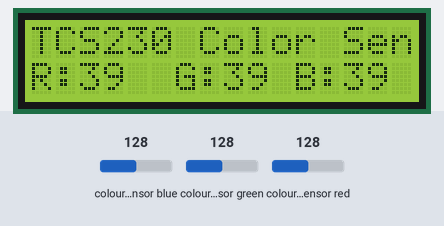
Bench run of a sketch on a simulated Arduino Uno, built with avr-gcc and run on an emulated ATmega328P. Parts: 16×2 character LCD. Wiring (inferred from the names in the program): TCS3200 colour sensor: output pin 8; S2 pin 7; S3 pin 6; S0 pin 5; S1 pin 4. The inputs (shaded band) are chosen by the test bench; at power-on: colour sensor blue 128, colour sensor green 128, colour sensor red 128. What the sketch prints to the serial monitor is not drawn.

Above: at 1.2 s.
1.3 s: colour sensor blue set to 5
At 3.2 s:
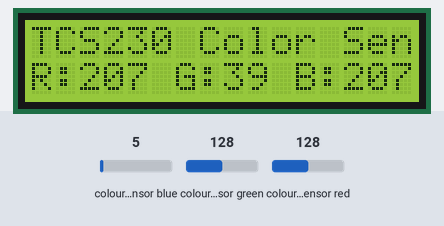
3.7 s: colour sensor green set to 5
At 4.8 s:
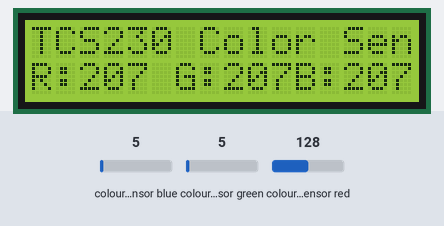
5.8 s: colour sensor blue set to 64
At 7.6 s:
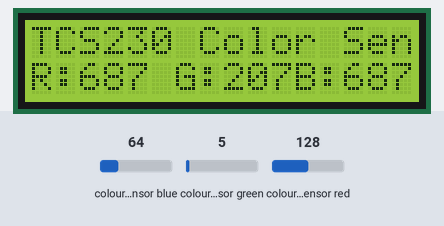
7.9 s: colour sensor green set to 64
At 9.1 s:
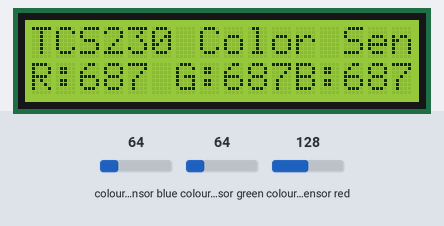
Timing chart, 0 to 10.9 s (numbered marks = the images above; inputs shaded):
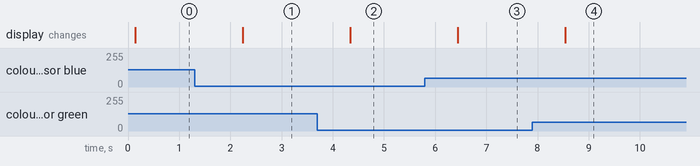

The sketch:

colour.ino
```cpp
/*Colour sensor detecting colours and displayed using 3 colour frequencies  */

#include<LiquidCrystal_I2C.h>
  #include<Wire.h>
  LiquidCrystal_I2C lcd(0x27,16,2);
  const int S0 = 5;
  const int S1 = 4;
  const int S2 = 7;
  const int S3 = 6;
  const int sensorOut = 8;
  int redFrequency = 0;
  int greenFrequency = 0;
  int blueFrequency = 0;
  void setup() {
  lcd.init();
  lcd.backlight();
  lcd.setCursor(0,0);
  lcd.print("Hello world");
  Serial.begin(9600);
  pinMode(S0, OUTPUT);
  pinMode(S1, OUTPUT);
  pinMode(S2, OUTPUT);
  pinMode(S3, OUTPUT);
  pinMode(sensorOut, INPUT);
  digitalWrite(S0,HIGH);
  digitalWrite(S1,LOW);
  digitalWrite(S2,LOW);
  digitalWrite(S3,LOW);
  Serial.println("TCS230 Color Sensor Test");
  lcd.setCursor(0,0);
  lcd.print("TCS230 Color Sensor Test");
  }
  void loop() {
  redFrequency = pulseIn(sensorOut, LOW);
  delay(10);
  digitalWrite(S2,HIGH);
  digitalWrite(S3,HIGH);
  greenFrequency = pulseIn(sensorOut, LOW);
  delay(10);
  digitalWrite(S2,LOW);
  digitalWrite(S3,HIGH);
  blueFrequency = pulseIn(sensorOut, LOW);
  delay(10);
  Serial.print("Red: "); Serial.print(redFrequency);lcd.setCursor(0,1);lcd.print("R:");lcd.setCursor(2,1);lcd.print(redFrequency);
  Serial.print(" Green: "); Serial.print(greenFrequency);lcd.setCursor(6,1);lcd.print("G:");lcd.setCursor(8,1);lcd.print(greenFrequency);
  Serial.print(" Blue: "); Serial.println(blueFrequency);lcd.setCursor(11,1);lcd.print("B:");lcd.setCursor(13,1);lcd.print(blueFrequency);
  delay(1000);
  }
```

Measured:
- after the input at 1.3 s, the display: changes after 0.94 s (image 1)
- after the input at 3.7 s, the display: changes after 0.65 s (image 2)
- after the input at 5.8 s, the display: changes after 0.65 s (image 3)
- after the input at 7.9 s, the display: changes after 0.64 s (image 4)
